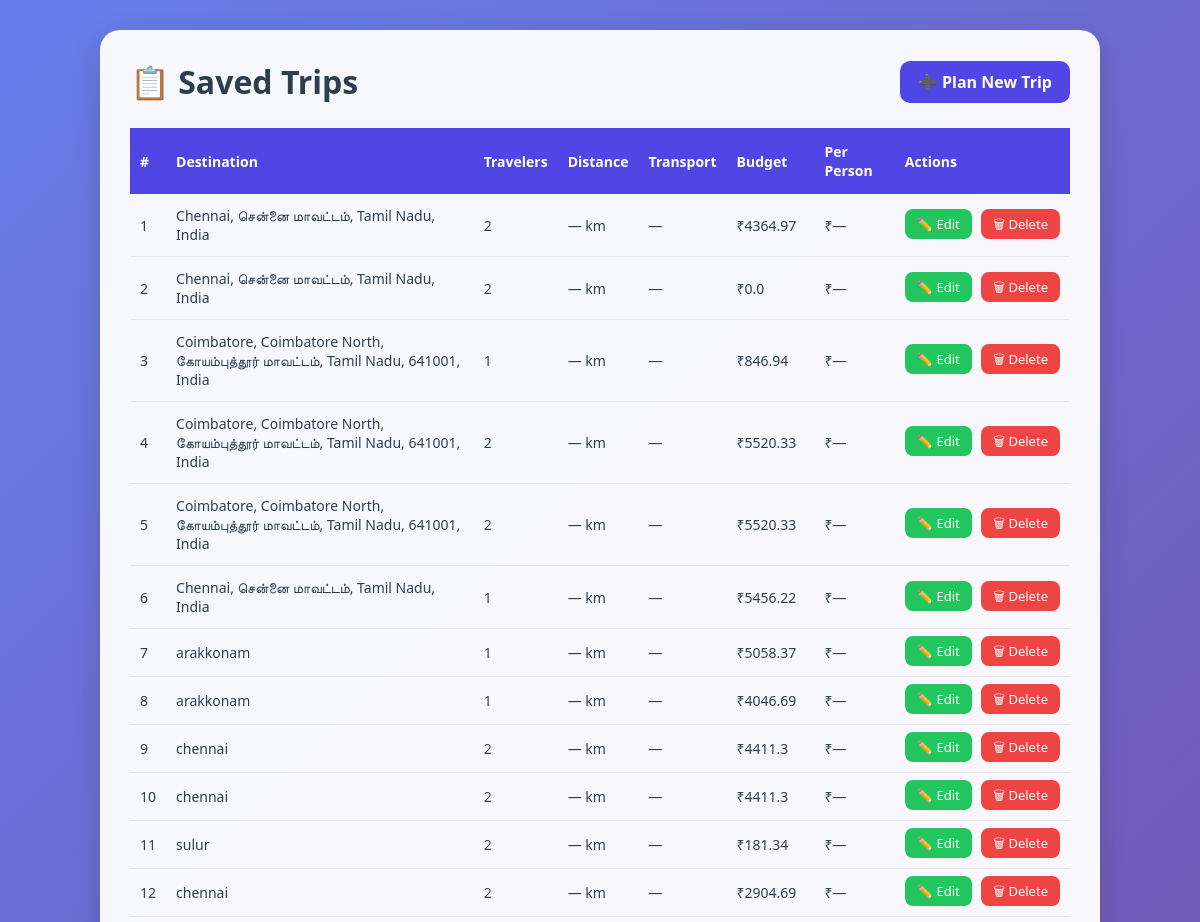
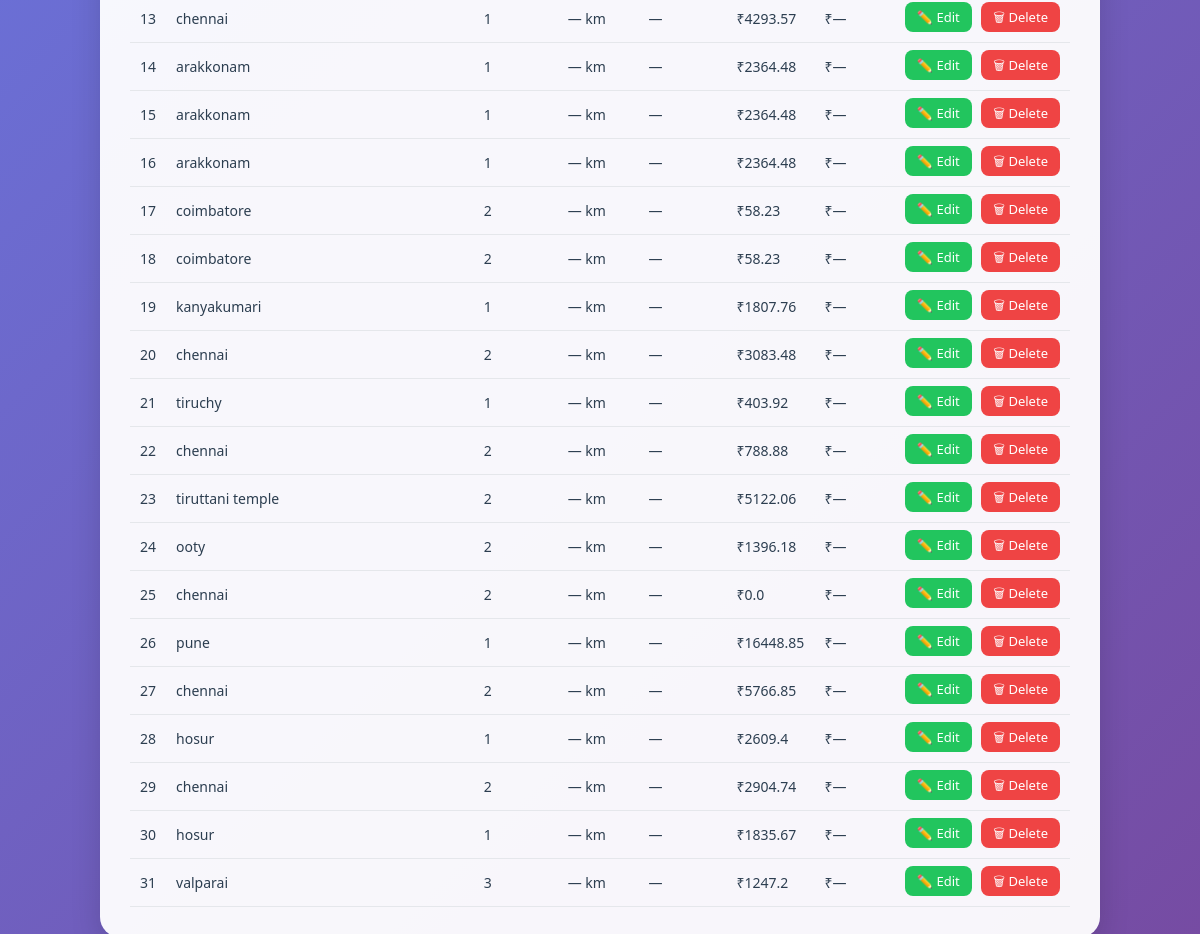
The page /trips on the database as committed earlier (2 pictures, top to bottom).
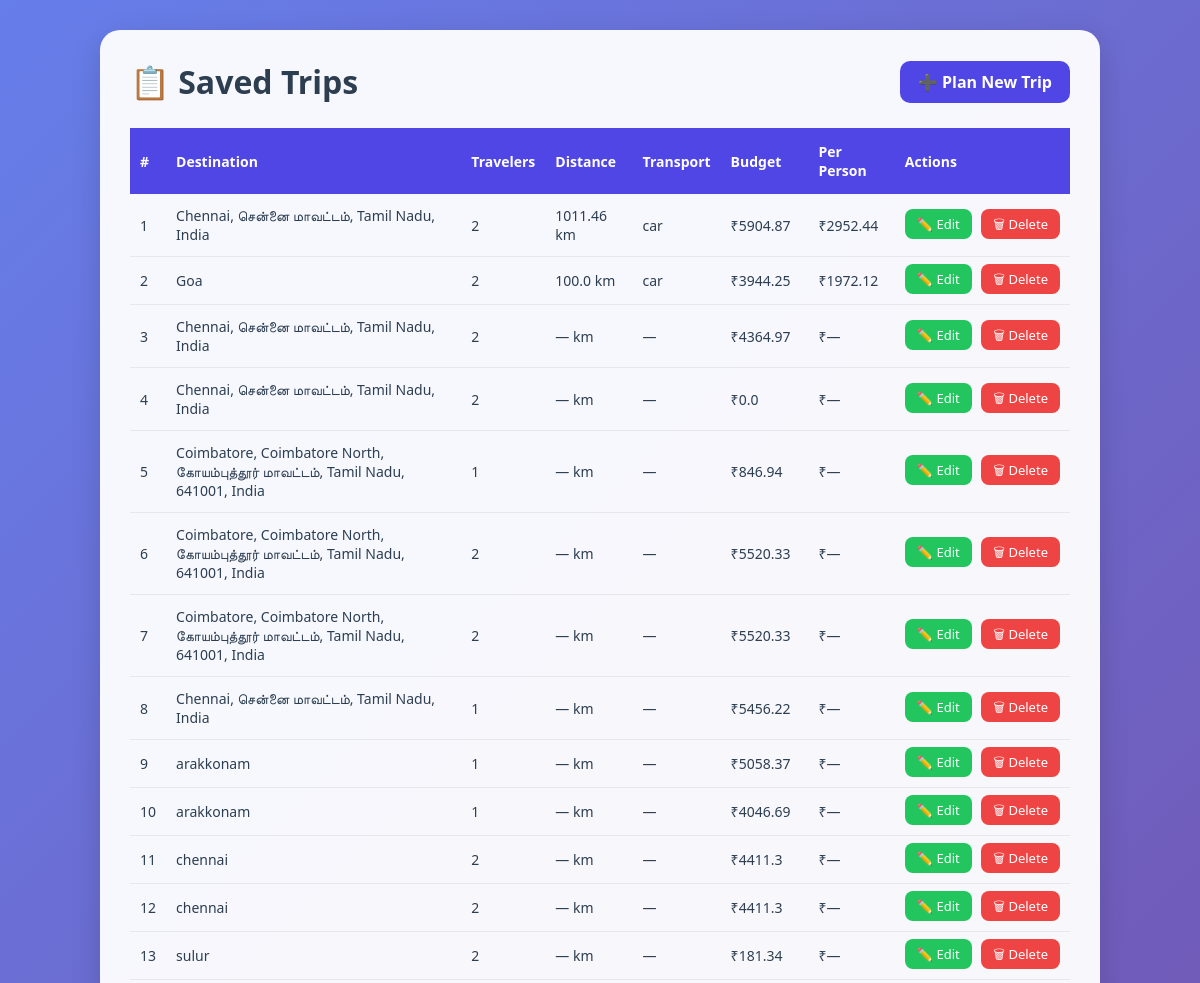
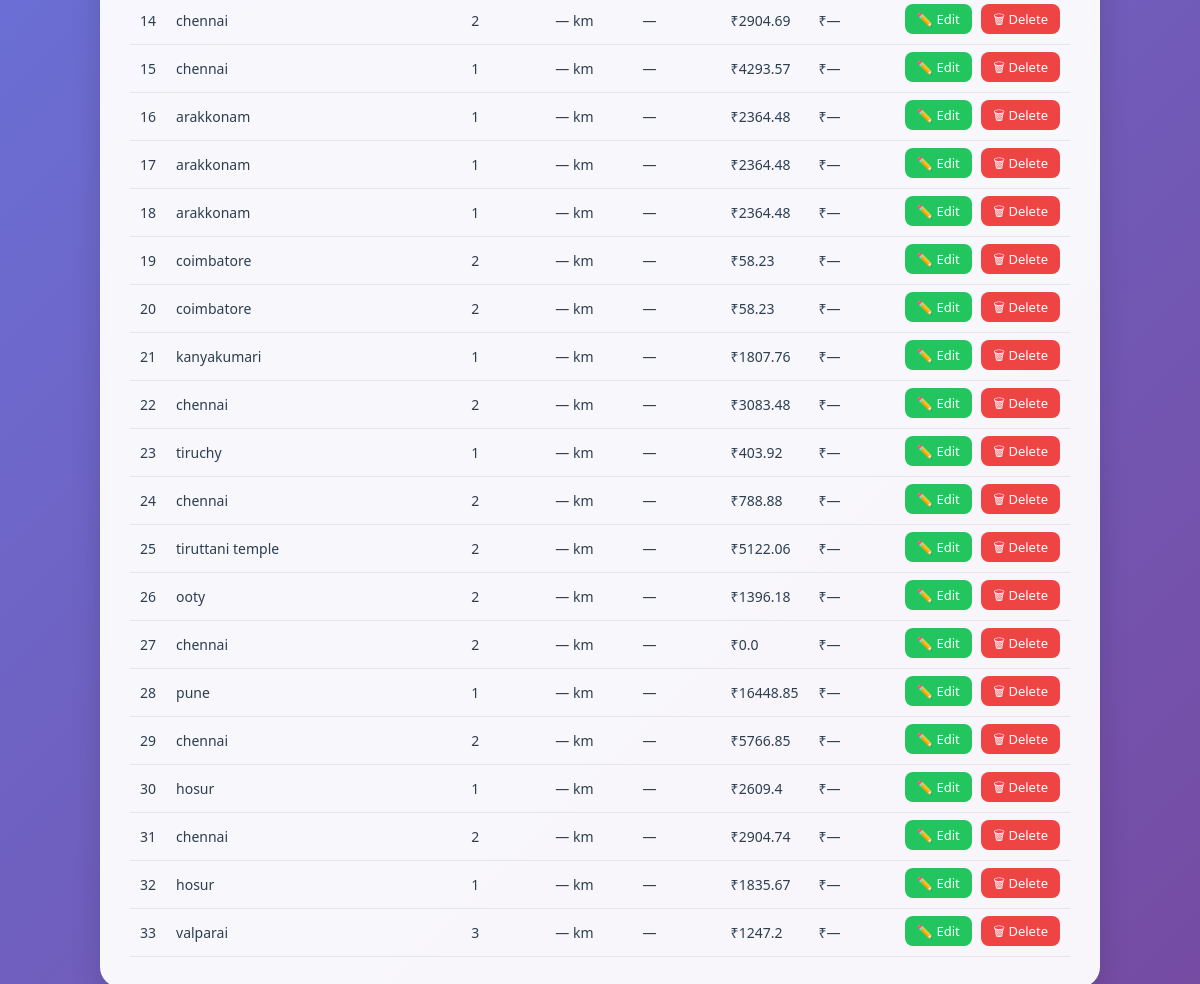
The same page on the database as committed later (2 pictures, top to bottom).
### tables this page shows
CREATE TABLE trips (
            id INTEGER PRIMARY KEY AUTOINCREMENT,
            destination TEXT,
            travelers INTEGER,
            total_distance REAL,
            transport_mode TEXT,
            transport_cost REAL,
            fuel_type TEXT,
            fuel_price REAL,
            fuel_cost REAL,
            food_cost REAL,
            room_cost REAL,
            toll_charges REAL,
            parking_fee REAL,
            vehicle_type TEXT,
            vehicle_rental_cost REAL,
            places_fee_total REAL,
            total_budget REAL,
            cost_per_person REAL
        );

### app.py (the view)
@app.route("/trips")
def trips():
    conn = get_db()
    rows = conn.execute(
        "SELECT * FROM trips ORDER BY id DESC"
    ).fetchall()
    conn.close()
    return render_template("trips.html", trips=rows)

### app.py (called while the page is built)
def get_db():
    conn = sqlite3.connect("travel_budget.db")
    conn.row_factory = sqlite3.Row
    return conn

### templates/trips.html (shortened to what this page needs)
<!DOCTYPE html>
<html lang="en">
<head>
    <link rel="stylesheet" href="{{ url_for('static', filename='style.css') }}">
    <link rel="stylesheet" href="{{ url_for('static', filename='trip.css') }}">
</head>
<body>
<div class="container">
<div class="top-bar">
    <h1>📋 Saved Trips</h1>
    <a href="/planner" class="back-btn">➕ Plan New Trip</a>
</div>
    {% if trips %}
    <table>
        <thead>
            <tr>
                <th>#</th>
                <th>Destination</th>
                <th>Travelers</th>
                <th>Distance</th>
                <th>Transport</th>
                <th>Budget</th>
                <th>Per Person</th>
                <th>Actions</th>
            </tr>
        </thead>
        <tbody>
            {% for trip in trips %}
            <tr>
                <td>{{ loop.index }}</td>
                <td>{{ trip['destination'] }}</td>
                <td>{{ trip['travelers'] }}</td>
                <td>{{ trip['total_distance'] or '—' }} km</td>
                <td>{{ trip['transport_mode'] or '—' }}</td>
                <td>₹{{ trip['total_budget'] }}</td>
                <td>₹{{ trip['cost_per_person'] or '—' }}</td>
                <td class="actions">
                    <a href="/edit/{{ trip['id'] }}" class="edit-btn">✏️ Edit</a>
                    <a href="/delete/{{ trip['id'] }}" class="delete-btn"
                       onclick="return confirm('Delete this trip?')">🗑 Delete</a>
                </td>
            </tr>
            {% endfor %}
        </tbody>
    </table>
    {% else %}
        <div class="empty">No trips saved yet. <a href="/planner">Plan your first trip!</a></div>
    {% endif %}
</div>
</body>
</html>

### static/style.css (style rules this page uses)
* { margin: 0; padding: 0; box-sizing: border-box; }
body { font-family: 'Segoe UI', Tahoma, sans-serif; background: linear-gradient(135deg, #667eea, #764ba2); min-height: 100vh; padding: 30px; color: #2c3e50; }
.container { max-width: 1000px; margin: auto; background: rgba(255, 255, 255, 0.92); padding: 30px; border-radius: 20px; box-shadow: 0 10px 30px rgba(0, 0, 0, 0.15); }
.top-bar { position: relative; display: flex; justify-content: space-between; align-items: center; margin-bottom: 25px; flex-wrap: wrap; gap: 15px; }
h1 { color: #2c3e50; }
.saved-trips-btn, .back-btn { display: inline-block; text-decoration: none; background: #ff6b00; color: white; padding: 10px 18px; border-radius: 10px; font-weight: 600; }
.back-btn { background: #4f46e5; }

### static/trip.css (style rules this page uses)
body { background: linear-gradient(135deg, #667eea, #764ba2); }
.container { background: rgba(255, 255, 255, 0.95); }
table { width: 100%; border-collapse: collapse; margin-top: 20px; }
th { background: #4f46e5; color: white; padding: 14px 10px; text-align: left; font-size: 14px; }
td { padding: 12px 10px; border-bottom: 1px solid #e5e7eb; font-size: 14px; }
.actions { white-space: nowrap; }
.edit-btn { background: #22c55e; color: white; padding: 6px 12px; border-radius: 8px; text-decoration: none; font-size: 13px; margin-right: 6px; }
.delete-btn { background: #ef4444; color: white; padding: 6px 12px; border-radius: 8px; text-decoration: none; font-size: 13px; }

Rows that differ between the two databases and show on the page:
added trips: destination "Chennai, சென்னை மாவட்டம், Tamil Nadu, India", travelers "2", total_distance "1011.46", transport_mode "car", total_budget "5904.87", cost_per_person "2952.44"
added trips: destination "Goa", travelers "2", total_distance "100.0", transport_mode "car", total_budget "3944.25", cost_per_person "1972.12"
